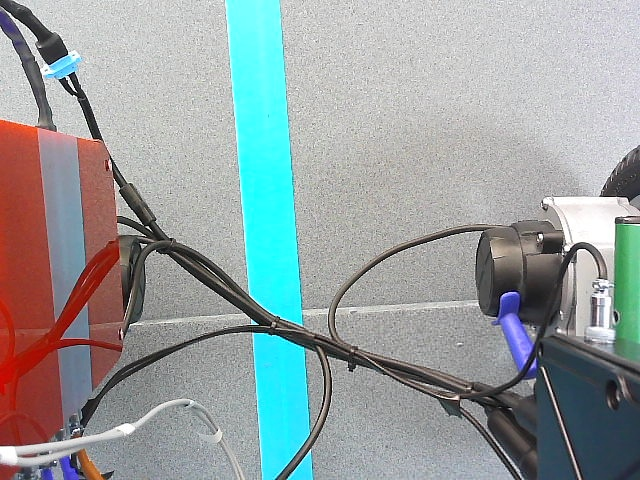
#> input picture Postprocessing/tests/2026_06_29_09_26_05_1.jpg, 640 x 480 px, found by its file name; its folder holds only this picture in this run
$ jupyter execute --allow-errors 'SAMU - Análisis de trayectoria .ipynb'
#> lines starting #> are read from the running program, lines starting #| are printed output that depends on the picture; after the words box and inside, x2 and y2 are one past the last pixel; in counts of white or black regions, pixels touching at a corner belong together; long printed decimals are rounded
# Path analysis from experimental videos (Silla SAMU)

## Introduction

This program allows obtaining the trajectory parameters from images captured during experiments in SAMU. It receives the folder where the sequence of photos are stored, and generates a set of parameters associated to it in csv format with the same name as the folder containing the photos. Read the following section for a description of these parameters.

## Parameters description

+ The normalized effective distance (NED), which relates the optimal path (mp) to the real trajectory (rt), as shown in equation below (the NED is a good indicator for comparing the motions performed by the user to the optimal route);

$NED = \frac{rt}{mp}$

+ Movement variability (MV)  represents the extent to which the sample points lie in a straight line along an axis parallel to the optimal path (Equation belows shows the expression, assuming that the optimal route is y = 0 and n is the number of samples in the real trajectory);

$MV = \sqrt{ \frac{\sum(y_i - \overline{y})^2}{n-1}}$

+ Movement error (ME) is the average deviation of the sample points from the optimum path, regardless of whether the points are above or below (assuming y = 0 as an optimal path);

$ME = \frac{\sum|{y_i}|}{n}$

+ Movement offset (MO)is the mean deviation of sample points from the optimum path (Equation (13), assuming y = 0 as the optimal path), which indicates the tendency of the pointer to move “left” or “right” from the optimal path;

$MO = \frac{\sum{y_i}}{n}$

Reference: I. S. MacKenzie, T. Kauppinen, and M. Silfverberg. Accuracy measures for evaluating computer
pointing devices. In Proceedings of the SIGCHI Conference on Human Factors in Computing
Systems, pages 9–16.

## Procedure

For NED we will follow a different approach consisting in measuring the length of the trajectory using the Hall sensors to compare with the optimal path. For the remainder parameters we will apply the following steps:

1) Open an image using OpenCV

2) Segmentate the image by color.

3) Find the point of the line that is nearest to the center of the image, which is considered the current position of the wheelchair.

4) The application must take into account that the line can be out of the camera.

For each image, an output is generated containing the image identifier, the position of point that belongS to the line that minimizes the distance to the center of the image. The center of image is considered the current position of the wheelchair, while that the coordinates given are assumed to be the position of the optimal or ideal path.

If there is a problem in processing the image, the output identifies the cause by an error code associated to it, which can be one of the following: 1) Segmentation by color was not possible 2)  No line was detected 2) Other

It is important to take into consideration the conversion rate to transform all metrics into cm.

The webcam model is w4ds that, according to the datasheet, has an FOV of 78º. As the height of the webcam is  69cm over the floor and focused towards it, the image width would be of 111.75cm. However, the measured image width is of 66cm as can be seen on the figure above. Given a image resolution of 480x640, it turns out that the ratio is of 66cm/640px = 0.103 cm/px.

Regarding the metrics, the orthogonal distance between the the trajectory line path and the center of the image is obtained. To do that, we estimate the equation of the line that fits the line path given a point $(x_0,y_0)$ and its direction $\alpha4.

$A x + By + C=0$

where $m = -\tan (\alpha)$, $A = -m$, $ = -1$, and $C= m x_0 - y_0$.

The line equation above is considered the reference for metrics, the distance of the center of the image to the line the value $y_i$ used to get those metrics. So, the distance of a point to a line is

$y_i = \frac{\|{A x_c + B y_c + C}\|}{\sqrt{A^2 + B^2}}$

We applied the following approach:

Let d be $d = A x_c + By_c + C$, and  let s be $s= sign(d) sign(m)$. S gives the sign of $y_i$ considering that it is possitive when the wheelchair deviates from the central line towards the right, and negative to the left. Therefore

$y_i = \frac{{A x_c + B y_c + C}}{\sqrt{A^2 + B^2}} \times sign( m)$

[cell 1]
import numpy as np
import os
import cv2
import math

ratio = 0.103   #conversion ratio in cm/px

def trajectory_parameters(ent, val):
    pos = np.where(val==1)
    mv = np.sqrt(np.var(ent[pos],ddof=1))
    me = np.sum(np.abs(ent[pos]))/len(ent[pos])
    mo = np.sum(ent[pos])/len(ent[pos])

    return mv,me,mo


def cargar_imagenes_de_directorio(ruta_directorio):
    """
    Carga todas las imágenes (archivos .jpg, .png, etc.) de un directorio dado.

    Args:
        ruta_directorio (str): La ruta completa del directorio donde están las imágenes.

    Returns:
        list: Una lista de tuplas, donde cada tupla contiene (nombre_archivo, imagen_cargada).
              Retorna una lista vacía si el directorio no existe o no contiene imágenes.
    """
#> called with ruta_directorio = '.\\tests'
    imagenes = []
    if not os.path.isdir(ruta_directorio):
        print(f"Error: El directorio '{ruta_directorio}' no existe.")
        return imagenes

    print(f"Buscando imágenes en: {ruta_directorio}")
    for nombre_archivo in os.listdir(ruta_directorio):
        # Construye la ruta completa al archivo
        ruta_completa_archivo = os.path.join(ruta_directorio, nombre_archivo)

        # Verifica si es un archivo (no un subdirectorio)
        if os.path.isfile(ruta_completa_archivo):
            # Intenta leer la imagen. cv2.imread retorna None si no es una imagen válida.
            imagen = cv2.imread(ruta_completa_archivo)
#> imagen is the input picture: shape (480, 640, 3); mean B, G, R 159.5, 159.2, 150.5
            #imagen = cv2.cvtColor(imgagen, cv2.COLOR_BGR2RGB)
            if imagen is not None:
                imagenes.append((nombre_archivo, imagen))
                print(f"Cargada: {nombre_archivo}")
            else:
                print(f"Saltando archivo (no es una imagen o está corrupto): {nombre_archivo}")

    if not imagenes:
        print("No se encontraron imágenes en el directorio.")

    return imagenes


#def segmentar_curva_por_color(imagen, lower_hsv_bound=(40/2,0,0), upper_hsv_bound=(70/2,255,255)):
def segmentar_curva_por_color(imagen, lower_hsv_bound=(85, 100, 100),
    upper_hsv_bound=(105, 255, 255)):
    """
    Segmenta una imagen por un rango de color HSV específico para encontrar la curva.

    Args:
        imagen (np.array): La imagen de entrada (en formato BGR de OpenCV).
        lower_hsv_bound (tuple): Tupla (H, S, V) que define el límite inferior del color.
        upper_hsv_bound (tuple): Tupla (H, S, V) que define el límite superior del color.

    Returns:
        np.array: Una imagen binaria (máscara) donde los píxeles de la curva son blancos (255)
                  y el resto son negros (0).

    """

    """
    Segmenta una imagen por un rango de color HSV específico para encontrar la curva.

    Args:
        imagen (np.array): La imagen de entrada (en formato BGR de OpenCV).
        lower_hsv_bound (tuple): Tupla (H, S, V) que define el límite inferior del color.
        upper_hsv_bound (tuple): Tupla (H, S, V) que define el límite superior del color.

    Returns:
        np.array: Una imagen binaria (máscara) donde los píxeles de la curva son blancos (255)
                  y el resto son negros (0).

    """


    # 1. Convertir la imagen de BGR a HSV
    hsv = cv2.cvtColor(imagen, cv2.COLOR_BGR2HSV)

    # 2. Crear la máscara usando el rango de color HSV
    # Los píxeles dentro del rango serán blancos (255), el resto negros (0)
    mascara = cv2.inRange(hsv, lower_hsv_bound, upper_hsv_bound)

    return mascara


# [88 lines left out: function esqueletizar_imagen, not called in this run]

def contiene_linea(image,umbral=9):
    #This function tries to discern if the image contains a line or not
    #To accomplish this goal, the algorithm counts for white pixels in the image. If the
    #percentage is greater than a  given threshold, the image is considered to be valid.

    res = True
    if len(image.shape) > 2:
        print("Advertencia: La imagen no parece estar en escala de grises (tiene más de 2 dimensiones).")
        print("Se intentará convertir a escala de grises si es BGR o RGB.")
        image = cv2.cvtColor(image, cv2.COLOR_BGR2GRAY)

    # Obtener el total de píxeles en la imagen
    total_pixels = image.shape[0] * image.shape[1]

    if total_pixels == 0:
        return 0.0 # Evitar división por cero

    # Contar los píxeles blancos (valor 255)
    # np.sum(imagen_grayscale == 255) cuenta cuántos elementos son True en la condición
    num_pixels_blancos = np.sum(image == 255)

    # Calcular el porcentaje
    porcentaje_blancos = (num_pixels_blancos / total_pixels) * 100
    if porcentaje_blancos > umbral or porcentaje_blancos<1:
        res=False

    return res, porcentaje_blancos


# [35 lines left out: function encontrar_pixel_mas_cercano_al_centro, not called in this run]


# --- EJEMPLO DE USO ---
if __name__ == "__main__":
    # ¡IMPORTANTE!: Reemplaza esta ruta con la ruta real de tu directorio de imágenes
    directorio_de_mis_imagenes = '.\\tests' # Ejemplo en Linux/macOS
    # directorio_de_mis_imagenes = 'C:\\Users\\TuUsuario\\MisImagenes' # Ejemplo en Windows

    lista_de_imagenes_cargadas = cargar_imagenes_de_directorio(directorio_de_mis_imagenes)
#> lista_de_imagenes_cargadas = 1 item

    y_i = np.zeros(len(lista_de_imagenes_cargadas))   #Distance to the center of the image
#> y_i = [0]
    v_i = np.zeros(len(lista_de_imagenes_cargadas))   #This matrix contains if the element y_i is correct or not
#> v_i = [0]
    angulo_i = np.zeros(len(lista_de_imagenes_cargadas))
#> angulo_i = [0]

    print(f"Resolución de las imágenes {lista_de_imagenes_cargadas[0][1].shape}")
#| Resolución de las imágenes (480, 640, 3)
    for n in range(len(lista_de_imagenes_cargadas)):
        amostrar=n
        print(f"\nSe han cargado {len(lista_de_imagenes_cargadas)} imágenes.")
        # Opcional: Mostrar la primera imagen para verificar
        print(f"Mostrando la primera imagen: {lista_de_imagenes_cargadas[amostrar][0]}")
        #cv2.imshow('imagen',cv2.resize(lista_de_imagenes_cargadas[amostrar][1],(500,500)))
        cv2.imshow(lista_de_imagenes_cargadas[amostrar][0],lista_de_imagenes_cargadas[amostrar][1])
        imagen_converted = segmentar_curva_por_color(lista_de_imagenes_cargadas[amostrar][1])
        #cv2.imshow('imagen2',cv2.resize(imagen_converted,(500,500)))
        cv2.imshow('imagen2',imagen_converted)

        #imagen_converted = cv2.dilate(imagen_converted, np.ones((10,10),np.uint8), iterations=5)
        imagen_converted = cv2.erode(imagen_converted, np.ones((3,3),np.uint8), iterations=2)
        #imagen_converted=cv2.resize(imagen_converted,(500,500))

        contornos, _ = cv2.findContours(imagen_converted.copy(), cv2.RETR_EXTERNAL, cv2.CHAIN_APPROX_SIMPLE)
        if len(contornos) > 0:
            mayor_contorno = max(contornos, key=cv2.contourArea) #Pensar cambiar esto
            mascara = np.zeros_like(imagen_converted)
            cv2.drawContours(mascara, [mayor_contorno], -1, 255, thickness=-1)
                    #mascara = np.zeros_like(imagen_converted)
            #cv2.drawContours(mascara, [mayor_contorno], -1, 255, thickness=-1)
            ys, xs = np.where(mascara == 255)
            pixeles_objeto = np.stack((xs, ys), axis=1)

            #imagen_color = cv2.cvtColor(imagen_converted, cv2.COLOR_GRAY2BGR)
            ##cv2.drawContours(imagen_color, [mayor_contorno], -1, (0, 255, 0), 2)
            #cv2.imshow('Mayor objeto', mascara)


            alto, ancho = imagen_converted.shape
            centro_imagen = np.array([ancho // 2, int( 3*alto/4) ])

            distancias = np.linalg.norm(pixeles_objeto - centro_imagen, axis=1)
            indice_min = np.argmin(distancias)
            punto_mas_cercano = pixeles_objeto[indice_min]

            # [4 lines of commented-out code are left out]
            x,y = punto_mas_cercano[0],punto_mas_cercano[1]

            M = cv2.moments(mayor_contorno)
            try:
                cx = int(M['m10'] / M['m00'])
                cy = int(M['m01'] / M['m00'])

                # 2. Calcular el ángulo (como vimos antes)
                angulo_rad = 0.5 * math.atan2(2 * M['mu11'], M['mu20'] - M['mu02'])
                angulo_i[n]=angulo_rad*180/np.pi

                pendiente= np.tan(angulo_rad)
                A = -pendiente
                B=1
                C = pendiente*cx -cy
                d = A*centro_imagen[0] + B*centro_imagen[1] +C
                #s = np.sign(d)*np.sign(pendiente)

                yi = d*np.sign(pendiente)/np.sqrt(A**2+B**2)*ratio   #Distancia en cm
                #yi = np.linalg.norm(punto_mas_cercano - centro_imagen)
                y_i[n] =yi
                v_i[n], porcentage = contiene_linea(mascara)

                # 3. Calcular el punto final de la flecha (longitud de 100 píxeles)
                largo_flecha = 100
                # Usamos cos y sin para proyectar el ángulo desde el centro
                # Nota: multiplicamos por -1 en 'dy' porque el eje Y en imágenes está invertido
                endpoint_x = int(cx + largo_flecha * math.cos(angulo_rad))
                endpoint_y = int(cy + largo_flecha * math.sin(angulo_rad))
            except:
                y_i[n]=-1
                v_i[n]=0
                yi=-1
        else:
            # 2. Si no hay contornos, crear una máscara negra o manejar el error
            print("Advertencia: No se detectó la línea cian en esta imagen.")
            mascara = np.zeros_like(imagen_converted)
            y_i[n]=-100
            v_i[n]=0
            yi=-1


        color = cv2.cvtColor(mascara,cv2.COLOR_GRAY2BGR)
        #print(yi)
        #imagen_converted = esqueletizar_imagen(imagen_converted)
        cv2.circle(color,(centro_imagen[0],centro_imagen[1]),5,(0,255,0),1)
        if y_i[n]!=-1:
            cv2.circle(color, (x,y),5, (255,0,0),2)
            # cv2.arrowedLine(imagen, punto_inicio, punto_fin, color(BGR), grosor, tipLength)
            cv2.arrowedLine(color, (cx, cy), (endpoint_x, endpoint_y), (0, 0, 255), 3, tipLength=0.3)
        cv2.imshow("Distancia: "+str(y_i[n])+" cm", color)
        cv2.waitKey(0) # Espera a que se presione una tecla
        cv2.destroyAllWindows()
#> this loop made 1 pass
#> (amostrar, alto, ancho, centro_imagen, indice_min, x, y, cx) on pass 1: (0, 480, 640, [320, 360], 14895, 300, 321, 264)
#> (printed output is left out)
#> pass 1, in segmentar_curva_por_color, `mascara = cv2.inRange(hsv, lower_hsv_bound, upper_hsv_bound)`:
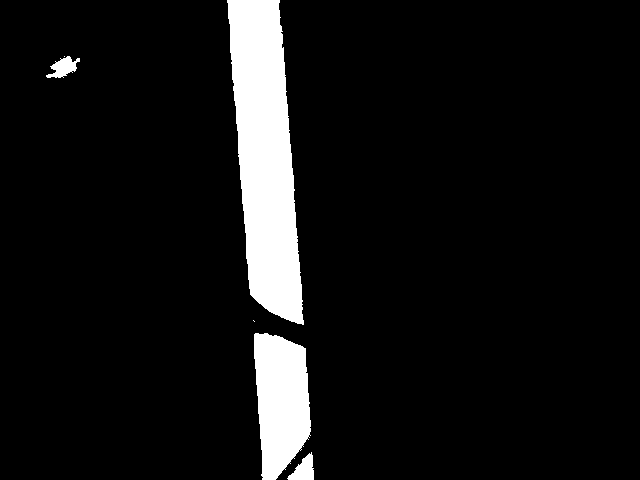
#> mascara: shape (480, 640); 7.7% white; 6 white regions (2 under 20 px), largest, box (x1, y1, x2, y2) and area: (227, 0, 304, 325) 16432, (254, 333, 311, 480) 6421, (287, 452, 314, 480) 425, (46, 56, 80, 78) 396
#> pass 1, `imagen_converted = cv2.erode(imagen_converted, np.ones((3,3),np.uint8)..`:
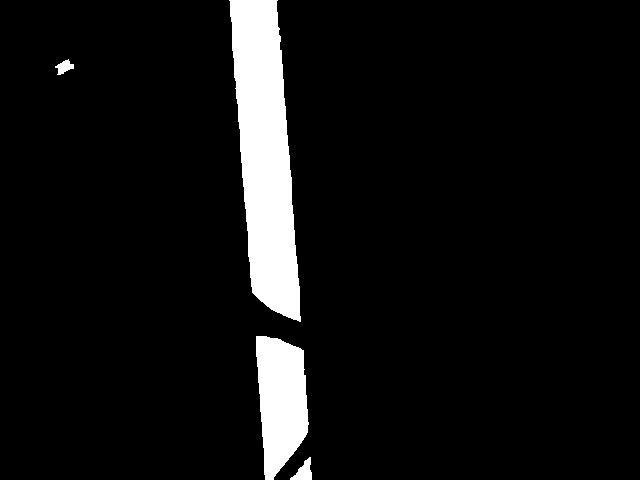
#> imagen_converted: shape (480, 640); 6.8% white; 4 white regions, box (x1, y1, x2, y2) and area: (229, 0, 301, 322) 14896, (256, 336, 309, 480) 5609, (290, 457, 312, 480) 266, (55, 59, 74, 75) 163
#> pass 1, `color = cv2.cvtColor(mascara,cv2.COLOR_GRAY2BGR)`:
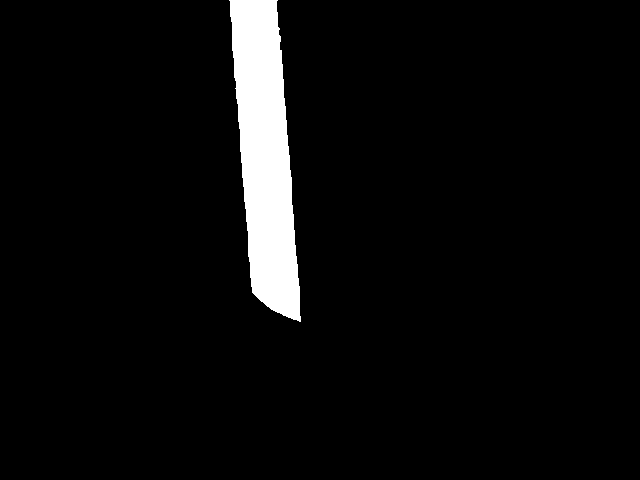
#> color: shape (480, 640, 3); 4.8% white; 1 white region, box (x1, y1, x2, y2) and area: (229, 0, 301, 322) 14896
#> after the loop:
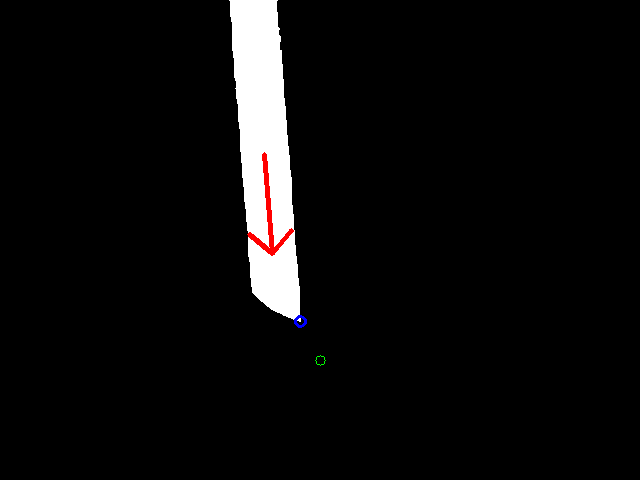
#> color: shape (480, 640, 3); 0.29% of pixels changed, all inside (x1, y1, x2, y2) = (247, 152, 326, 366)
#> after the loop, angulo_i = [85.12]; v_i = [1]; y_i = [-3.94]

    print(y_i,v_i,angulo_i)
#| [-3.940] [1.] [85.115]
    print(trajectory_parameters(y_i,v_i))
#> in trajectory_parameters, `pos = np.where(val==1)`: pos = ([0],)
#> in trajectory_parameters, `mv = np.sqrt(np.var(ent[pos],ddof=1))`: mv = nan
#> in trajectory_parameters, `me = np.sum(np.abs(ent[pos]))/len(ent[pos])`: me = 3.94
#> in trajectory_parameters, `mo = np.sum(ent[pos])/len(ent[pos])`: mo = -3.94
#| (nan, 3.940, -3.940)
else:
    print("\nNo se pudieron cargar imágenes.")

#> (a cell that did not finish here is left out)

[cell 3]
#ESTE ESTÁ OBSOLETO NO USAR
import numpy as np
import os
import cv2

# [21 lines left out: functions trajectory_parameters, detectar_cuadrandte_trayectoria, not called in this run]


def cargar_imagenes_de_directorio(ruta_directorio):
    """
    Carga todas las imágenes (archivos .jpg, .png, etc.) de un directorio dado.

    Args:
        ruta_directorio (str): La ruta completa del directorio donde están las imágenes.

    Returns:
        list: Una lista de tuplas, donde cada tupla contiene (nombre_archivo, imagen_cargada).
              Retorna una lista vacía si el directorio no existe o no contiene imágenes.
    """
    imagenes = []
    if not os.path.isdir(ruta_directorio):
        print(f"Error: El directorio '{ruta_directorio}' no existe.")
        return imagenes

    print(f"Buscando imágenes en: {ruta_directorio}")
    for nombre_archivo in os.listdir(ruta_directorio):
        # Construye la ruta completa al archivo
        ruta_completa_archivo = os.path.join(ruta_directorio, nombre_archivo)

        # Verifica si es un archivo (no un subdirectorio)
        if os.path.isfile(ruta_completa_archivo):
            # Intenta leer la imagen. cv2.imread retorna None si no es una imagen válida.
            imagen = cv2.imread(ruta_completa_archivo)
            if imagen is not None:
                imagenes.append((nombre_archivo, imagen))
                print(f"Cargada: {nombre_archivo}")
            else:
                print(f"Saltando archivo (no es una imagen o está corrupto): {nombre_archivo}")

    if not imagenes:
        print("No se encontraron imágenes en el directorio.")

    return imagenes

def segmentar_curva_por_color(imagen, lower_hsv_bound=(40/2,100,100), upper_hsv_bound=(70/2,255,255)):
    """
    Segmenta una imagen por un rango de color HSV específico para encontrar la curva.

    Args:
        imagen (np.array): La imagen de entrada (en formato BGR de OpenCV).
        lower_hsv_bound (tuple): Tupla (H, S, V) que define el límite inferior del color.
        upper_hsv_bound (tuple): Tupla (H, S, V) que define el límite superior del color.

    Returns:
        np.array: Una imagen binaria (máscara) donde los píxeles de la curva son blancos (255)
                  y el resto son negros (0).

    """


    # 1. Convertir la imagen de BGR a HSV
    hsv = cv2.cvtColor(imagen, cv2.COLOR_BGR2HSV)

    # 2. Crear la máscara usando el rango de color HSV
    # Los píxeles dentro del rango serán blancos (255), el resto negros (0)
    mascara = cv2.inRange(hsv, lower_hsv_bound, upper_hsv_bound)

    return mascara


def procesar_trayectoria(ruta):
    #Esta función recibe la ruta donde están las imágenes, detecta la trayectoria concreta, y determina el
    #la distancia yi al centro de la imagen.

#> called with ruta = '.\\tests'
    directorio_de_mis_imagenes = ruta # Ejemplo en Linux/macOS
    lista_de_imagenes_cargadas = cargar_imagenes_de_directorio(directorio_de_mis_imagenes)
#> lista_de_imagenes_cargadas = 1 item

    y_i = np.zeros(len(lista_de_imagenes_cargadas))   #Distance to the center of the image
#> y_i = [0]
    v_i = np.zeros(len(lista_de_imagenes_cargadas))   #This matrix contains if the element y_i is correct or not
#> v_i = [0]

    for n in range(len(lista_de_imagenes_cargadas)):
        print(f"\nSe han cargado {len(lista_de_imagenes_cargadas)} imágenes.")
        print(f"Mostrando la primera imagen: {lista_de_imagenes_cargadas[amostrar][0]}")
        cv2.imshow('imagen',cv2.resize(lista_de_imagenes_cargadas[n][1],(500,500)))
        imagen_converted = segmentar_curva_por_color(lista_de_imagenes_cargadas[n][1])
        cv2.imshow('imagen2',cv2.resize(imagen_converted,(500,500)))

        imagen_converted = cv2.erode(imagen_converted, np.ones((10,10),np.uint8), iterations=6)
        imagen_converted=cv2.resize(imagen_converted,(500,500))


        contornos, _ = cv2.findContours(imagen_converted.copy(), cv2.RETR_EXTERNAL, cv2.CHAIN_APPROX_SIMPLE)
        if contornos:
            mayor_contorno = max(contornos, key=cv2.contourArea)
            mascara = np.zeros_like(imagen_converted)
            cv2.drawContours(mascara, [mayor_contorno], -1, 255, thickness=-1)
            ys, xs = np.where(mascara == 255)
            pixeles_objeto = np.stack((xs, ys), axis=1)

        #imagen_color = cv2.cvtColor(imagen_converted, cv2.COLOR_GRAY2BGR)
        ##cv2.drawContours(imagen_color, [mayor_contorno], -1, (0, 255, 0), 2)
        #cv2.imshow('Mayor objeto', mascara)


            alto, ancho = imagen_converted.shape
            centro_imagen = np.array([ancho // 2, alto // 2])

            distancias = np.linalg.norm(pixeles_objeto - centro_imagen, axis=1)
            indice_min = np.argmin(distancias)
            punto_mas_cercano = pixeles_objeto[indice_min]
            yi = np.linalg.norm(punto_mas_cercano - centro_imagen)
            if punto_mas_cercano[0] < centro_imagen[0]:
                y_i[n] =yi
            else:
                y_i[n] = -yi
            v_i[n],porcentage = contiene_linea(mascara)

        #imagen_converted = cv2.erode(imagen_converted, np.ones((5,5),np.uint8), iterations=2)
        #porcentage = contiene_linea(imagen_converted)
            print(f"{porcentage}%")
        #x,y = encontrar_pixel_mas_cercano_al_centro(imagen_converted)
            x,y = punto_mas_cercano[0],punto_mas_cercano[1]
            color = cv2.cvtColor(mascara,cv2.COLOR_GRAY2BGR)
            print(yi)
        #imagen_converted = esqueletizar_imagen(imagen_converted)
            cv2.circle(color,(250,250),5,(0,255,0),1)
            cv2.circle(color, (x,y),5, (255,0,0),2)
        cv2.imshow(lista_de_imagenes_cargadas[amostrar][0], color)
        cv2.waitKey(0) # Espera a que se presione una tecla
        cv2.destroyAllWindows()
#> this loop made 1 pass
#| Se han cargado 1 imágenes.
#| Mostrando la primera imagen: 2026_06_29_09_26_05_1.jpg
#> pass 1, in procesar_trayectoria, `cv2.imshow('imagen',cv2.resize(lista_de_imagenes_cargadas[n][1],(500,5..`:
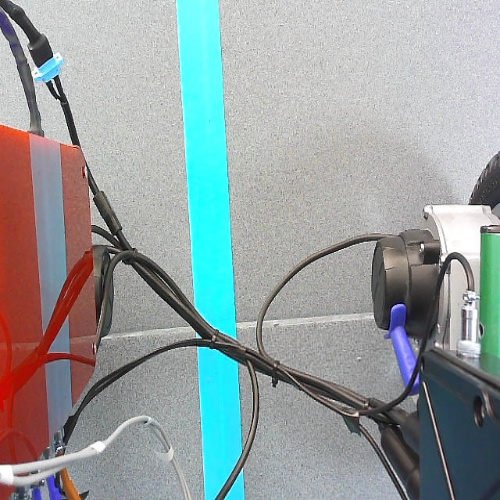
#> window 'imagen': shape (500, 500, 3); mean B, G, R 159.4, 159.1, 150.4
    return y_i,v_i

#> (the rest of this cell did not finish here and is left out)
